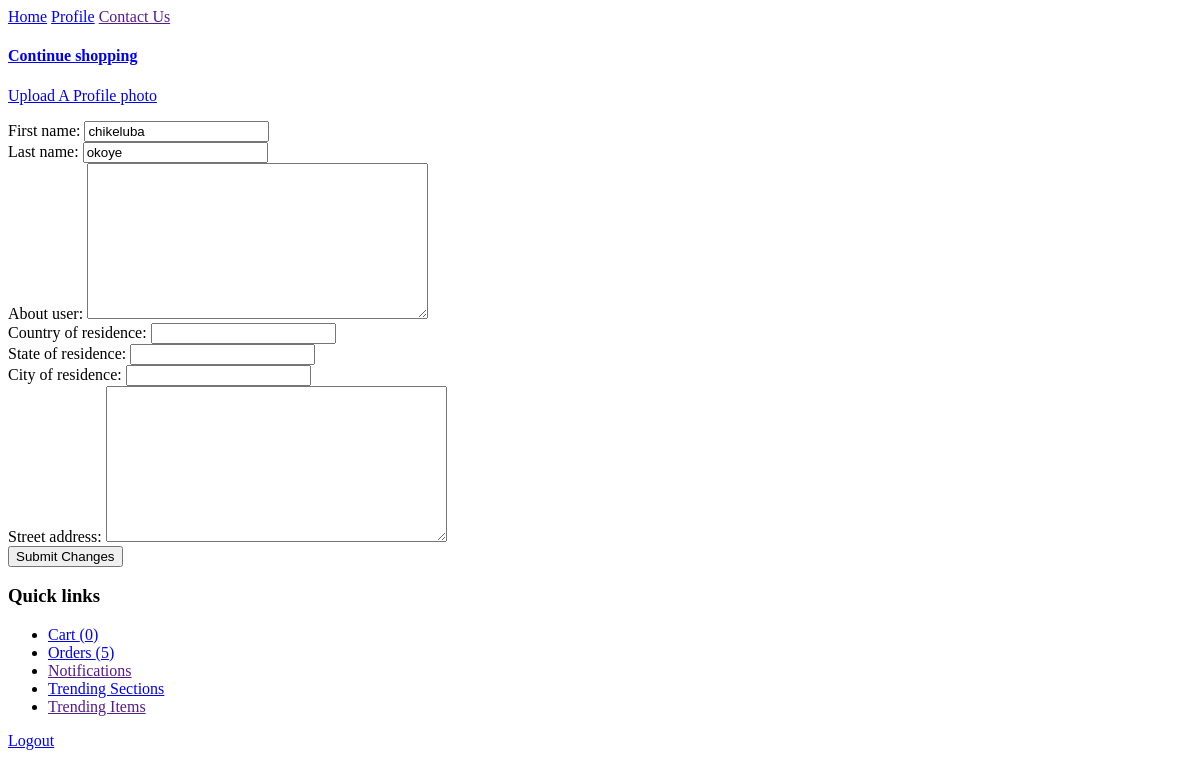
Before: /profile/edit_profile/ (signed in) with the older database file.
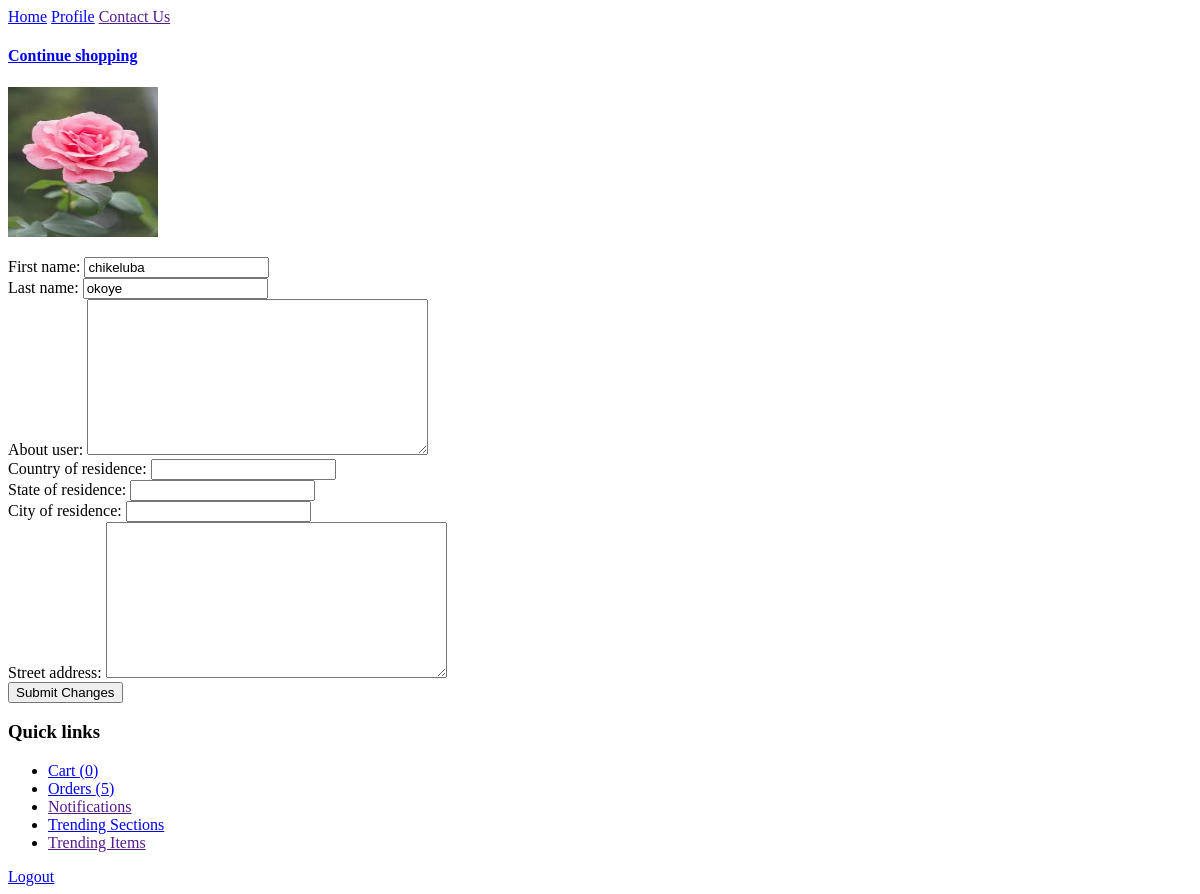
After: the same page with the newer database file.
### login/models/usermodel.py (models this page shows, shortened)
class User(AbstractBaseUser):
    first_name = models.CharField(
        max_length = 40,
        default="first name",
    )
    last_name = models.CharField(
        max_length=40,
        default="last name",
    )
    email = models.EmailField(
        max_length=40,
        unique=True,
        verbose_name = "email address",
        default="useremail@mail.com",
    )
    date_of_birth = models.DateField(default=date.today)
    about_user = models.TextField(
        max_length=300,
        blank=True,
    )
    country_of_residence = models.CharField(
        max_length=100,
        blank=True,
        )
    state_of_residence = models.CharField(
        max_length=100,
        blank=True,
        )
    city_of_residence = models.CharField(
        max_length=100,
        blank=True,
        )
    street_address = models.TextField(
        max_length=300,
        blank=True,
        )
    is_active = models.BooleanField(default=True)
    is_admin = models.BooleanField(default=False)
    users = UserManager()
    profile_photo = models.ImageField(
        upload_to="profile_photos/",
        blank=True,
    )
    USERNAME_FIELD = "email"
    EMAIL_FIELD = "email"
    REQUIRED_FIELDS = [
        "date_of_birth",
        "first_name",
        "last_name",
        ]

### user_profile/models/cartmodel.py (models this page shows, shortened)
class Cart(models.Model):
    user = models.OneToOneField(
        User,
        on_delete=models.CASCADE,
    )
    items = models.ManyToManyField(
        Item,
    )
    carts = models.Manager()

### user_profile/views/edit_profileviews.py (the view, shortened to what this page needs)
# urls.py: path("edit_profile/", views.EditProfileDataView.as_view(), name="edit_profile"),
class EditProfileDataView(View):
    def get(self, request):
        return render(request, 'user_profile/edit_profileview.html', {
            'form': Edit_ProfileForm(instance=request.user),
        })

### user_profile/forms/edit_profileform.py
class Edit_ProfileForm(forms.ModelForm):
    class Meta:
        model = User
        fields = ["first_name", "last_name", "about_user",
        "country_of_residence", "state_of_residence", "city_of_residence", "street_address"
        ]

### user_profile/models/ordermodel.py (called while the page is built)
    def pending(self):
        return self.filter(is_pending=True)

    def get_queryset(self):
        return OrderQuerySet(self.model, using=self._db)

    def pending(self):
        return self.get_queryset().pending()

### user_profile/templates/user_profile/edit_profileview.html (shortened to what this page needs)
{% extends "base_profile_template.html" %}
{% block SECTION_CONTENT %}
<p>
    <a href="{% url 'profile:upload_profile_photo' %}">
        {% if user.profile_photo %}
        <img src="{{user.profile_photo.url}}" height="150px" width="150px" />
        {% else %}
        Upload A Profile photo
        {% endif %}
    </a>
</p>
<form action="{% url 'profile:edit_profile' %}" method="post">
    {{form}}
    <button type="submit">Submit Changes</button>
</form>
{% endblock SECTION_CONTENT %}

### eShop/templates/baseview.html (shortened to what this page needs)
<!DOCTYPE html>
<html lang="en">
<head>
</head>
<body>
    <div class="topnav">
        {% block NAV_BAR %}
        <a class="active" href="{% url 'home' %}">Home</a>
        {% if user.pk != None %}
        <a href="{% url 'profile:index' %}">Profile</a>
        {% else %}
        <a href="{% url 'login:login' %}">Login</a>
        {% endif %}
        <a href="">Contact Us</a>
        {% endblock NAV_BAR %}
    </div>
    <div id="base_section_content">
        {% block BASE_SECTION_CONTENT %}{% endblock BASE_SECTION_CONTENT %}
    </div>
    <div id="sidebar">
        {% block SIDEBAR %}
        <h3>
            <b>Quick links</b>
        </h3>
            <ul>
                {% if user.pk != None %}
                <li>
                    <a href="{% url 'profile:cart' %}">Cart
                        {% if user.cart.items %}
                        ({{user.cart.items.count}})
                        {% else %}
                        (0)
                        {% endif %}
                    </a>
                </li>
                <li>
                    <a href="{% url 'profile:orders' %}">Orders
                        {% if user.order_set.pending %}
                        ({{user.order_set.pending.count}})
                        {% else %}
                        (0)
                        {% endif %}
                    </a>
                </li>
                <li>
                    <a href="">Notifications</a>
                </li>
                {% endif %}
                <li>
                    <a href="{% url 'store:trending' %}">Trending Sections</a>
                </li>
                <li>
                    <a href="">Trending Items</a>
                </li>
            </ul>
        {% endblock SIDEBAR %}
    </div>
    <div id="logout_area">
        {% block LOGOUT_AREA %}
        {% if user.pk != None %}
        <a href="{% url 'login:logout' %}">Logout</a>
        {% endif %}
        {% endblock LOGOUT_AREA %}
    </div>
</body>
</html>

Changed rows visible on the page:
changed User "chikeluba": profile_photo: picture added
Other visible differences:
text no longer shown: "Upload A Profile photo"
